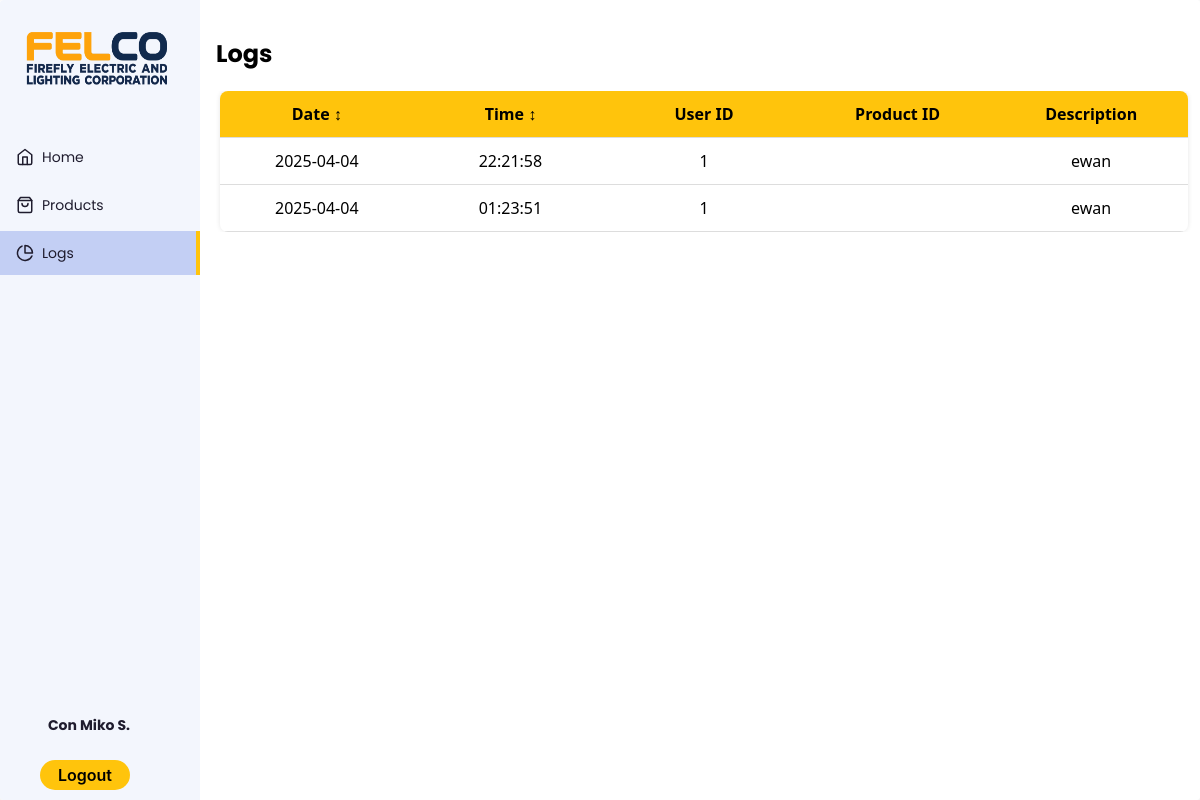
/logs.php (signed in), run on the app's committed database.
### tables this page shows
CREATE TABLE `account` (
  `id` int(5) NOT NULL,
  `first_name` varchar(50) NOT NULL,
  `last_name` varchar(50) NOT NULL,
  `email` varchar(50) NOT NULL,
  `password` varchar(255) NOT NULL
);

CREATE TABLE `logs` (
  `id` int(11) NOT NULL,
  `description` varchar(50) NOT NULL,
  `userID` int(5) NOT NULL,
  `productID` int(5) DEFAULT NULL,
  `datetime` datetime NOT NULL
);

### logs.php (the view, shortened to what this page needs)
<!DOCTYPE html>
<?php
$servername = "127.0.0.1";
$username = "root";
$password = "";
$database = "itisdev";
$conn = new mysqli($servername, $username, $password, $database);
$sql = "SELECT id, datetime, userID, productID, description FROM logs ORDER BY datetime DESC";
$result = $conn->query($sql);
$userEmail = $_SESSION['user'];
$stmt = $conn->prepare("SELECT first_name, last_name FROM account WHERE email = ?");
$stmt->bind_param("s", $userEmail);
$stmt->execute();
$stmt->bind_result($firstName, $lastName);
$lastInitial = strtoupper(substr($lastName, 0, 1));
$displayName = $firstName . " " . $lastInitial . ".";
?>
<html lang="en" >
<head>
  <link rel="stylesheet" href="https://cdnjs.cloudflare.com/ajax/libs/normalize/5.0.0/normalize.min.css">
<link rel="stylesheet" href="./style.css">
</head>
<body>
<div class="app-container">
  <div class="sidebar">
    <div class="sidebar-header">
      <div class="app-icon">
      <img src="logo.png?v=1.0" alt="App Logo" style="width: 165px; height: 80px;"/>
      </div>
    </div>
    <ul class="sidebar-list">
      <li class="sidebar-list-item">
        <a href="dashboard.php">
          <svg xmlns="http://www.w3.org/2000/svg" width="18" height="18" viewBox="0 0 24 24" fill="none" stroke="currentColor" stroke-width="2" stroke-linecap="round" stroke-linejoin="round" class="feather feather-home"><path d="M3 9l9-7 9 7v11a2 2 0 0 1-2 2H5a2 2 0 0 1-2-2z"/><polyline points="9 22 9 12 15 12 15 22"/></svg>
          <span>Home</span>
        </a>
      </li>
      <li class="sidebar-list-item">
        <a href="products.php">
          <span>Products</span>
        </a>
      </li>
      <li class="sidebar-list-item active">
        <a href="#">
          <svg xmlns="http://www.w3.org/2000/svg" width="18" height="18" viewBox="0 0 24 24" fill="none" stroke="currentColor" stroke-width="2" stroke-linecap="round" stroke-linejoin="round" class="feather feather-pie-chart"><path d="M21.21 15.89A10 10 0 1 1 8 2.83"/><path d="M22 12A10 10 0 0 0 12 2v10z"/></svg>
          <span>Logs</span>
        </a>
      </li>
    </ul>
    <div class="account-info">
    <div class="account-info-name">
      <b><?php echo htmlspecialchars($displayName); ?></b>
    </div>
</div>
<div style="display: flex;
            flex-direction: row;
            align-items: center;">
      <a href="logout.php" class="logout" style="text-decoration: none; color: inherit;">Logout</a>
    </div>
  </div>
  <div class="app-content">
    <div class="container">
    <h2>Logs</h2>
    <div class="products-area-wrapper tableView">
    <div class="table">
    <div class="table-header">
      <div class="header__item"><a class="filter__link">Date <span class="sort-icon">&#8597;</span></a></div>
      <div class="header__item"><a class="filter__link">Time <span class="sort-icon">&#8597;</span></a></div>
      <div class="header__item"><a class="filter__link">User ID </a></div>
      <div class="header__item"><a class="filter__link">Product ID </a></div>
      <div class="header__item"><a class="filter__link">Description </a></div>
    </div>
    <div class="table-content">
      <?php
      if ($result->num_rows > 0) {
          while ($row = $result->fetch_assoc()) {
              $timestamp = new DateTime($row['datetime'], new DateTimeZone('UTC'));
              $timestamp->setTimezone(new DateTimeZone('Asia/Manila'));
              $date = $timestamp->format("Y-m-d");
              $time = $timestamp->format("H:i:s");
              echo "<div class='table-row'>
                      <div class='table-data'>{$date}</div>
                      <div class='table-data'>{$time}</div>
                      <div class='table-data'>{$row['userID']}</div>
                      <div class='table-data'>{$row['productID']}</div>
                      <div class='table-data'>{$row['description']}</div>
                    </div>";
          }
      } else {
          echo "<div class='table-row'><div class='table-data' colspan='5'>No logs found.</div></div>";
      }
      ?>
    </div>
  </div>
</div>
</body>
</html>

### style.css (style rules this page uses)
:root { --app-bg: #fff; --sidebar: #f3f6fd; --sidebar-main-color: #1f1c2e; --table-border: #1a2131; --table-header: #1a2131; --app-content-main-color: #1f1c2e; --sidebar-link: #1f1c2e; --sidebar-hover-link: rgba(195, 207, 244, 0.5); --sidebar-active-link: rgba(195, 207, 244, 1); --action-color: #ffc40c; --action-color-hover: #6291fd; --app-content-secondary-color: #f3f6fd; --filter-reset: #2c394f; --filter-shadow: rgba(99, 99, 99, 0.2) 0px 2px 8px 0px; }
body, html { margin: 0; padding: 0; height: 100%; width: 100%; }
body { overflow: hidden; font-family: "Poppins", sans-serif; background-color: var(--app-bg); -webkit-font-smoothing: antialiased; -moz-osx-font-smoothing: grayscale; }
.app-container { border-radius: 4px; width: 100%; height: 100%; max-height: 100%; max-width: 1280px; display: flex; overflow: hidden; box-shadow: rgba(99, 99, 99, 0.2) 0px 2px 8px 0px; max-width: 2000px; margin: 0 auto; }
.sidebar { flex-basis: 200px; max-width: 200px; flex-shrink: 0; background-color: var(--sidebar); display: flex; flex-direction: column; }
.sidebar-header { display: flex; align-items: center; justify-content: space-between; padding: 16px; }
.sidebar-list { list-style-type: none; padding: 0; }
.sidebar-list-item { position: relative; margin-bottom: 4px; }
.sidebar-list-item a { display: flex; align-items: center; width: 100%; padding: 10px 16px; color: var(--sidebar-link); text-decoration: none; font-size: 14px; line-height: 24px; }
.sidebar-list-item svg { margin-right: 8px; }
.sidebar-list-item.active { background-color: var(--sidebar-active-link); }
.sidebar-list-item.active:before { content: ""; position: absolute; right: 0; background-color: var(--action-color); height: 100%; width: 4px; }
.account-info { display: flex; flex-direction: column; align-items: center; padding: 16px; margin-top: auto; }
.account-info-name { font-size: 14px; color: var(--sidebar-main-color); margin: 0 8px; overflow: hidden; max-width: 100%; text-overflow: ellipsis; white-space: nowrap; margin-bottom: 8px; margin-right: 30px; }
.app-icon { color: var(--sidebar-main-color); }
.app-content { padding: 16px; background-color: var(--app-bg); height: 100%; flex: 1; max-height: 100%; display: flex; flex-direction: column; }
.products-area-wrapper { width: 100%; max-height: 100%; overflow: auto; padding: 0 4px; }

### logs.php (style rules this page uses)
.logout { align-items: center; background-color: #ffc40c; border: 0; border-radius: 100px; box-sizing: border-box; color: #000; cursor: pointer; display: inline-flex; font-family: -apple-system, system-ui, system-ui, "Segoe UI", Roboto, "Helvetica Neue", "Fira Sans", Ubuntu, Oxygen, "Oxygen Sans", Cantarell, "Droid Sans", "Apple Color Emoji", "Segoe UI Emoji", "Segoe UI Symbol", "Lucida Grande", Helvetica, Arial, sans-serif; font-size: 16px; font-weight: 600; justify-content: center; line-height: 20px; max-width: 90px; min-height: 30px; min-width: 0px; overflow: hidden; padding: 0px; padding-left: 20px; padding-right: 20px; text-align: center; touch-action: manipulation; transition: background-color 0.167s cubic-bezier(0.4, 0, 0.2, 1) 0s, box-shadow 0.167s cubic-bezier(0.4, 0, 0.2, 1) 0s, color 0.167s cubic-bezier(0.4, 0, 0.2, 1) 0s; user-select: none; -webkit-user-select: none; align-self: center; margin-left: 40px; margin-bottom: 10px ; }
.table { display: flex; flex-direction: column; width: 100%; border-collapse: collapse; border-radius: 8px; overflow: hidden; font-family: "Segoe UI", Tahoma, Geneva, Verdana, sans-serif; box-shadow: 0 0 5px rgba(0,0,0,0.1); }
.table-header, .table-row { display: flex; background-color: #f6f6f6; }
.table-header { background-color: #ffc40c; color: black; font-weight: bold; }
.header__item, .table-data { flex: 1; padding: 12px 15px; text-align: center; border-bottom: 1px solid #ddd; }
.table-data { background-color: white; }
.filter__link { color: inherit; text-decoration: none; cursor: pointer; }

### data on the page
account: displayName "Con Miko S."
logs: datetime "2025-04-04", datetime "22:21:58", userID "1", description "ewan"
logs: datetime "2025-04-04", datetime "01:23:51", userID "1", description "ewan"
